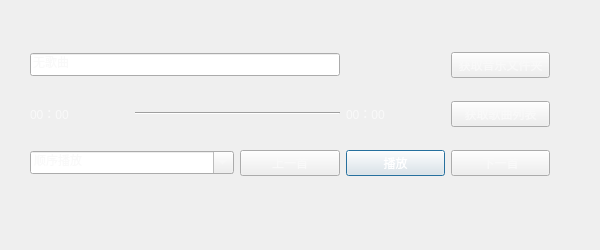
<?xml version="1.0" encoding="UTF-8"?>
<ui version="4.0">
 <class>MusicDialog</class>
 <widget class="QDialog" name="MusicDialog">
  <property name="geometry">
   <rect>
    <x>0</x>
    <y>0</y>
    <width>600</width>
    <height>250</height>
   </rect>
  </property>
  <property name="windowTitle">
   <string>Dialog</string>
  </property>
  <property name="styleSheet">
   <string notr="true">background-image: url(:/new/prefix1/QTtest/QT图片/dark.jpg);
color: rgb(249, 249, 249);</string>
  </property>
  <widget class="QLabel" name="label_2">
   <property name="geometry">
    <rect>
     <x>346</x>
     <y>101</y>
     <width>99</width>
     <height>26</height>
    </rect>
   </property>
   <property name="text">
    <string>00：00</string>
   </property>
  </widget>
  <widget class="Line" name="line">
   <property name="geometry">
    <rect>
     <x>135</x>
     <y>112</y>
     <width>205</width>
     <height>3</height>
    </rect>
   </property>
   <property name="orientation">
    <enum>Qt::Horizontal</enum>
   </property>
  </widget>
  <widget class="QPushButton" name="play_Btn">
   <property name="geometry">
    <rect>
     <x>346</x>
     <y>150</y>
     <width>99</width>
     <height>26</height>
    </rect>
   </property>
   <property name="styleSheet">
    <string notr="true">color: rgb(255, 255, 255);</string>
   </property>
   <property name="text">
    <string>播放</string>
   </property>
  </widget>
  <widget class="QComboBox" name="comboBox">
   <property name="geometry">
    <rect>
     <x>30</x>
     <y>151</y>
     <width>204</width>
     <height>23</height>
    </rect>
   </property>
   <property name="editable">
    <bool>true</bool>
   </property>
   <property name="duplicatesEnabled">
    <bool>false</bool>
   </property>
   <item>
    <property name="text">
     <string>顺序播放</string>
    </property>
   </item>
   <item>
    <property name="text">
     <string>随机播放</string>
    </property>
   </item>
   <item>
    <property name="text">
     <string>单曲循环</string>
    </property>
   </item>
   <item>
    <property name="text">
     <string/>
    </property>
   </item>
  </widget>
  <widget class="QLineEdit" name="lineEdit">
   <property name="geometry">
    <rect>
     <x>30</x>
     <y>53</y>
     <width>310</width>
     <height>23</height>
    </rect>
   </property>
   <property name="text">
    <string>无歌曲</string>
   </property>
  </widget>
  <widget class="QPushButton" name="next_Btn">
   <property name="geometry">
    <rect>
     <x>451</x>
     <y>150</y>
     <width>99</width>
     <height>26</height>
    </rect>
   </property>
   <property name="text">
    <string>下一首</string>
   </property>
  </widget>
  <widget class="QPushButton" name="getSong">
   <property name="geometry">
    <rect>
     <x>451</x>
     <y>101</y>
     <width>99</width>
     <height>26</height>
    </rect>
   </property>
   <property name="text">
    <string>获取歌曲列表</string>
   </property>
  </widget>
  <widget class="QLabel" name="label">
   <property name="geometry">
    <rect>
     <x>30</x>
     <y>101</y>
     <width>99</width>
     <height>26</height>
    </rect>
   </property>
   <property name="text">
    <string>00：00</string>
   </property>
  </widget>
  <widget class="QPushButton" name="Local_song">
   <property name="geometry">
    <rect>
     <x>451</x>
     <y>52</y>
     <width>99</width>
     <height>26</height>
    </rect>
   </property>
   <property name="text">
    <string>获取音乐文件夹</string>
   </property>
  </widget>
  <widget class="QPushButton" name="pre_Btn">
   <property name="geometry">
    <rect>
     <x>240</x>
     <y>150</y>
     <width>100</width>
     <height>26</height>
    </rect>
   </property>
   <property name="text">
    <string>上一首</string>
   </property>
  </widget>
 </widget>
 <resources/>
 <connections/>
</ui>
